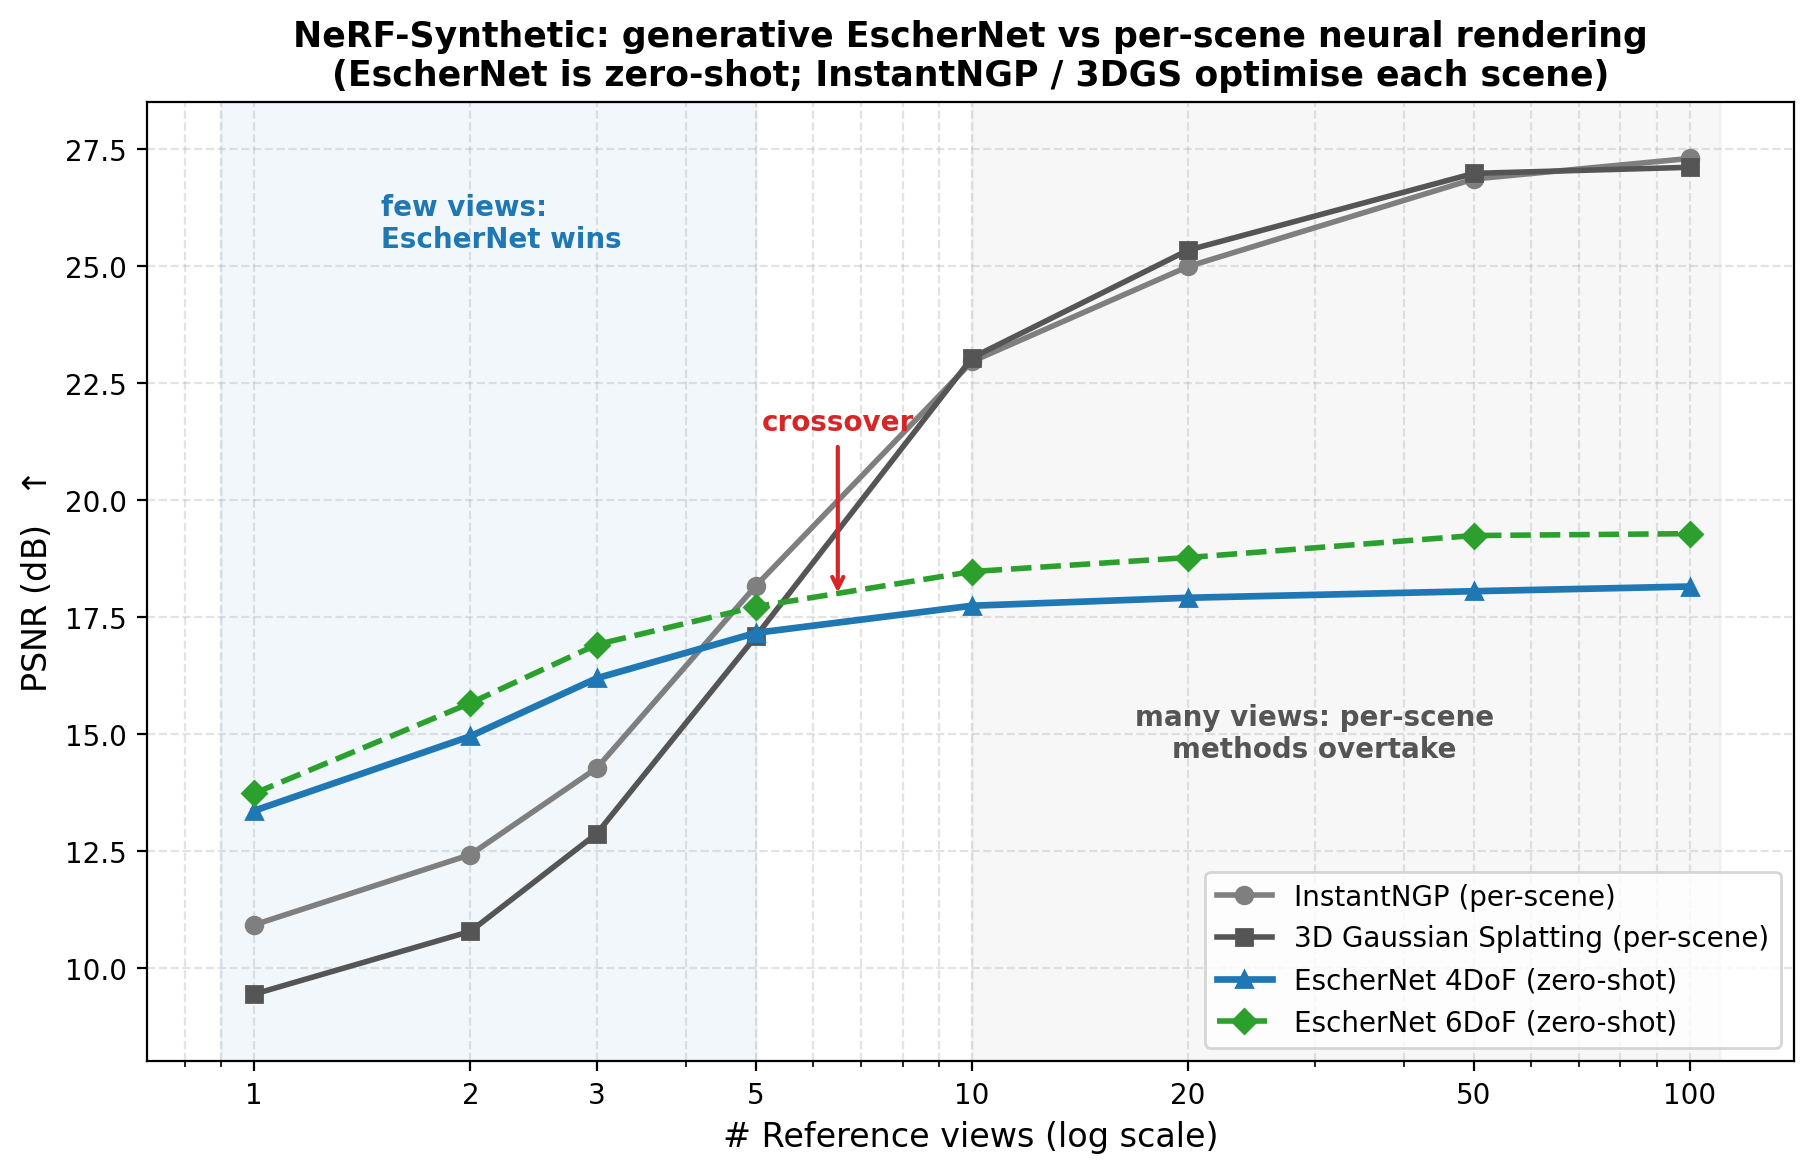

Generate this figure with Python:
#!/usr/bin/env python3
# -*- coding: utf-8 -*-
"""
EscherNet vs scene-specific neural rendering on NeRF-Synthetic.

Reproduces Tab. `tab:nerf2` (main paper) + the 6DoF row from `tab:nerf_6DoF`
(appendix): PSNR as a function of the number of reference views. The key
message is the CROSSOVER: with few reference views (<5) the generative
EscherNet wins; with many reference views (>10) the per-scene optimised
InstantNGP / 3D Gaussian Splatting overtake it and keep climbing while
EscherNet saturates.

Run: /mnt/r/VENV/dj/bin/python nvs_vs_refviews_nerf.py
Output: nvs_vs_refviews_nerf.png
"""
import os

import matplotlib

matplotlib.use("Agg")
import matplotlib.pyplot as plt  # noqa: E402
import numpy as np  # noqa: E402

plt.rcParams["axes.unicode_minus"] = False

REF = np.array([1, 2, 3, 5, 10, 20, 50, 100])
INGP = [10.92, 12.42, 14.27, 18.17, 22.96, 24.99, 26.86, 27.30]
GS = [9.44, 10.78, 12.87, 17.09, 23.04, 25.34, 26.98, 27.11]
ESCHER4 = [13.36, 14.95, 16.19, 17.16, 17.74, 17.91, 18.05, 18.15]
ESCHER6 = [13.73, 15.66, 16.91, 17.72, 18.47, 18.77, 19.24, 19.28]


def main():
    fig, ax = plt.subplots(figsize=(9.2, 6.0))

    ax.plot(REF, INGP, "-o", color="#7f7f7f", lw=2, label="InstantNGP (per-scene)")
    ax.plot(REF, GS, "-s", color="#555555", lw=2, label="3D Gaussian Splatting (per-scene)")
    ax.plot(REF, ESCHER4, "-^", color="#1f77b4", lw=2.4, label="EscherNet 4DoF (zero-shot)")
    ax.plot(REF, ESCHER6, "--D", color="#2ca02c", lw=2.0, label="EscherNet 6DoF (zero-shot)")

    # Shade the two regimes and mark the crossover band (~5-10 ref views)
    ax.axvspan(0.9, 5, color="#1f77b4", alpha=0.06)
    ax.axvspan(10, 110, color="#7f7f7f", alpha=0.06)
    ax.text(1.5, 25.4, "few views:\nEscherNet wins", color="#1f77b4", fontsize=10, weight="bold")
    ax.text(30, 14.5, "many views: per-scene\nmethods overtake", color="#555555",
            fontsize=10, weight="bold", ha="center")
    ax.annotate("crossover", xy=(6.5, 17.9), xytext=(6.5, 21.5), color="#d62728",
                fontsize=10, weight="bold", ha="center",
                arrowprops=dict(arrowstyle="->", color="#d62728", lw=1.5))

    ax.set_xscale("log")
    ax.set_xticks(REF)
    ax.set_xticklabels([str(r) for r in REF])
    ax.set_xlabel("# Reference views (log scale)", fontsize=12)
    ax.set_ylabel("PSNR (dB)  $\\uparrow$", fontsize=12)
    ax.set_title("NeRF-Synthetic: generative EscherNet vs per-scene neural rendering\n"
                 "(EscherNet is zero-shot; InstantNGP / 3DGS optimise each scene)",
                 fontsize=12.5, weight="bold")
    ax.grid(True, which="both", ls="--", alpha=0.35)
    ax.legend(fontsize=10, loc="lower right")
    ax.set_ylim(8, 28.5)

    fig.tight_layout()
    out = os.path.join(os.path.dirname(os.path.abspath(__file__)), "nvs_vs_refviews_nerf.png")
    fig.savefig(out, dpi=200, bbox_inches="tight")
    print(f"Saved: {out}")


if __name__ == "__main__":
    main()
